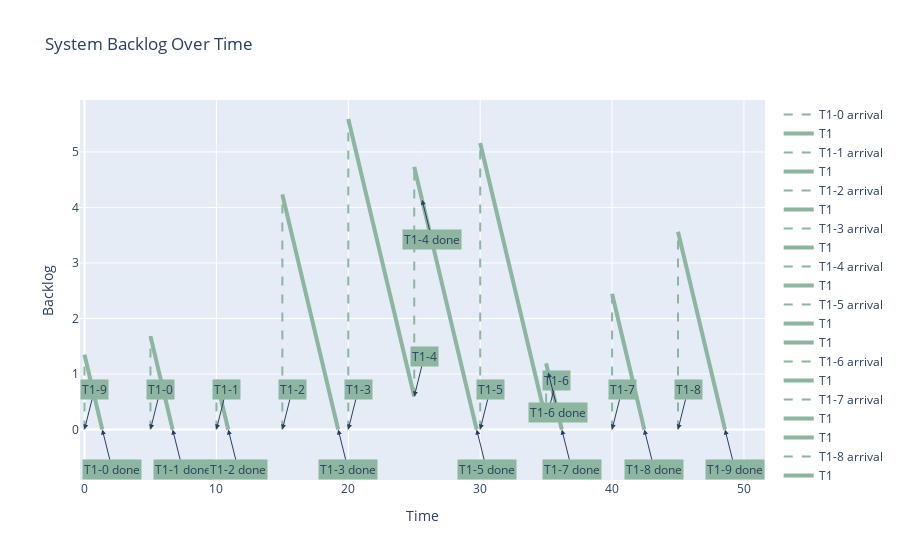

The notebook cell saved with this chart:
### Code cell
interval = 50

P = Uniprocessor(policy="FIFO", taskload=taskload)
WL = P.get_workload_until(interval)
T = get_periodic_tasks_hyperperiod(taskload)
PM = PlotManager(WL)
myfig = PM.plot_backlog()
myfig.show()

### Figure 1 — Plotly figure (JSON) as saved in the notebook; plotly's stock layout.template omitted (floating-point values rounded to 4 significant figures)
{"data": [{"line": {"color": "#8CB69F", "dash": "dash", "width": 2}, "mode": "lines", "name": "T1-0 arrival", "type": "scatter", "x": [0, 0], "y": [0, 1.348]}, {"line": {"color": "#8CB69F", "width": 4}, "mode": "lines", "name": "T1", "type": "scatter", "x": [0, 1.348], "y": [1.348, 0]}, {"line": {"color": "#8CB69F", "dash": "dash", "width": 2}, "mode": "lines", "name": "T1-1 arrival", "type": "scatter", "x": [5, 5], "y": [0, 1.682]}, {"line": {"color": "#8CB69F", "width": 4}, "mode": "lines", "name": "T1", "type": "scatter", "x": [5, 6.682], "y": [1.682, 0]}, {"line": {"color": "#8CB69F", "dash": "dash", "width": 2}, "mode": "lines", "name": "T1-2 arrival", "type": "scatter", "x": [10, 10], "y": [0, 0.8968]}, {"line": {"color": "#8CB69F", "width": 4}, "mode": "lines", "name": "T1", "type": "scatter", "x": [10, 10.9], "y": [0.8968, 0]}, {"line": {"color": "#8CB69F", "dash": "dash", "width": 2}, "mode": "lines", "name": "T1-3 arrival", "type": "scatter", "x": [15, 15], "y": [0, 4.233]}, {"line": {"color": "#8CB69F", "width": 4}, "mode": "lines", "name": "T1", "type": "scatter", "x": [15, 19.23], "y": [4.233, 0]}, {"line": {"color": "#8CB69F", "dash": "dash", "width": 2}, "mode": "lines", "name": "T1-4 arrival", "type": "scatter", "x": [20, 20], "y": [0, 5.594]}, {"line": {"color": "#8CB69F", "width": 4}, "mode": "lines", "name": "T1", "type": "scatter", "x": [20, 25], "y": [5.594, 0.5937]}, {"line": {"color": "#8CB69F", "dash": "dash", "width": 2}, "mode": "lines", "name": "T1-5 arrival", "type": "scatter", "x": [25, 25], "y": [0.5937, 4.732]}, {"line": {"color": "#8CB69F", "width": 4}, "mode": "lines", "name": "T1", "type": "scatter", "x": [25, 25.59], "y": [4.732, 4.138]}, {"line": {"color": "#8CB69F", "width": 4}, "mode": "lines", "name": "T1", "type": "scatter", "x": [25.59, 29.73], "y": [4.138, 0]}, {"line": {"color": "#8CB69F", "dash": "dash", "width": 2}, "mode": "lines", "name": "T1-6 arrival", "type": "scatter", "x": [30, 30], "y": [0, 5.162]}, {"line": {"color": "#8CB69F", "width": 4}, "mode": "lines", "name": "T1", "type": "scatter", "x": [30, 35], "y": [5.162, 0.1623]}, {"line": {"color": "#8CB69F", "dash": "dash", "width": 2}, "mode": "lines", "name": "T1-7 arrival", "type": "scatter", "x": [35, 35], "y": [0.1623, 1.19]}, {"line": {"color": "#8CB69F", "width": 4}, "mode": "lines", "name": "T1", "type": "scatter", "x": [35, 35.16], "y": [1.19, 1.028]}, {"line": {"color": "#8CB69F", "width": 4}, "mode": "lines", "name": "T1", "type": "scatter", "x": [35.16, 36.19], "y": [1.028, 0]}, {"line": {"color": "#8CB69F", "dash": "dash", "width": 2}, "mode": "lines", "name": "T1-8 arrival", "type": "scatter", "x": [40, 40], "y": [0, 2.445]}, {"line": {"color": "#8CB69F", "width": 4}, "mode": "lines", "name": "T1", "type": "scatter", "x": [40, 42.45], "y": [2.445, 0]}, {"line": {"color": "#8CB69F", "dash": "dash", "width": 2}, "mode": "lines", "name": "T1-9 arrival", "type": "scatter", "x": [45, 45], "y": [0, 3.562]}, {"line": {"color": "#8CB69F", "width": 4}, "mode": "lines", "name": "T1", "type": "scatter", "x": [45, 48.56], "y": [3.562, 0]}], "layout": {"annotations": [{"arrowhead": 2, "ax": 10, "ay": -40, "bgcolor": "#8CB69F", "showarrow": true, "text": "T1-9", "x": 0, "y": 0}, {"arrowhead": 2, "ax": 10, "ay": 40, "bgcolor": "#8CB69F", "showarrow": true, "text": "T1-0 done", "x": 1.348, "y": 0}, {"arrowhead": 2, "ax": 10, "ay": -40, "bgcolor": "#8CB69F", "showarrow": true, "text": "T1-0", "x": 5, "y": 0}, {"arrowhead": 2, "ax": 10, "ay": 40, "bgcolor": "#8CB69F", "showarrow": true, "text": "T1-1 done", "x": 6.682, "y": 0}, {"arrowhead": 2, "ax": 10, "ay": -40, "bgcolor": "#8CB69F", "showarrow": true, "text": "T1-1", "x": 10, "y": 0}, {"arrowhead": 2, "ax": 10, "ay": 40, "bgcolor": "#8CB69F", "showarrow": true, "text": "T1-2 done", "x": 10.9, "y": 0}, {"arrowhead": 2, "ax": 10, "ay": -40, "bgcolor": "#8CB69F", "showarrow": true, "text": "T1-2", "x": 15, "y": 0}, {"arrowhead": 2, "ax": 10, "ay": 40, "bgcolor": "#8CB69F", "showarrow": true, "text": "T1-3 done", "x": 19.23, "y": 0}, {"arrowhead": 2, "ax": 10, "ay": -40, "bgcolor": "#8CB69F", "showarrow": true, "text": "T1-3", "x": 20, "y": 0}, {"arrowhead": 2, "ax": 10, "ay": -40, "bgcolor": "#8CB69F", "showarrow": true, "text": "T1-4", "x": 25, "y": 0.5937}, {"arrowhead": 2, "ax": 10, "ay": 40, "bgcolor": "#8CB69F", "showarrow": true, "text": "T1-4 done", "x": 25.59, "y": 4.138}, {"arrowhead": 2, "ax": 10, "ay": 40, "bgcolor": "#8CB69F", "showarrow": true, "text": "T1-5 done", "x": 29.73, "y": 0}, {"arrowhead": 2, "ax": 10, "ay": -40, "bgcolor": "#8CB69F", "showarrow": true, "text": "T1-5", "x": 30, "y": 0}, {"arrowhead": 2, "ax": 10, "ay": -40, "bgcolor": "#8CB69F", "showarrow": true, "text": "T1-6", "x": 35, "y": 0.1623}, {"arrowhead": 2, "ax": 10, "ay": 40, "bgcolor": "#8CB69F", "showarrow": true, "text": "T1-6 done", "x": 35.16, "y": 1.028}, {"arrowhead": 2, "ax": 10, "ay": 40, "bgcolor": "#8CB69F", "showarrow": true, "text": "T1-7 done", "x": 36.19, "y": 0}, {"arrowhead": 2, "ax": 10, "ay": -40, "bgcolor": "#8CB69F", "showarrow": true, "text": "T1-7", "x": 40, "y": 0}, {"arrowhead": 2, "ax": 10, "ay": 40, "bgcolor": "#8CB69F", "showarrow": true, "text": "T1-8 done", "x": 42.45, "y": 0}, {"arrowhead": 2, "ax": 10, "ay": -40, "bgcolor": "#8CB69F", "showarrow": true, "text": "T1-8", "x": 45, "y": 0}, {"arrowhead": 2, "ax": 10, "ay": 40, "bgcolor": "#8CB69F", "showarrow": true, "text": "T1-9 done", "x": 48.56, "y": 0}], "showlegend": true, "title": {"text": "System Backlog Over Time"}, "xaxis": {"title": {"text": "Time"}}, "yaxis": {"title": {"text": "Backlog"}}}}
